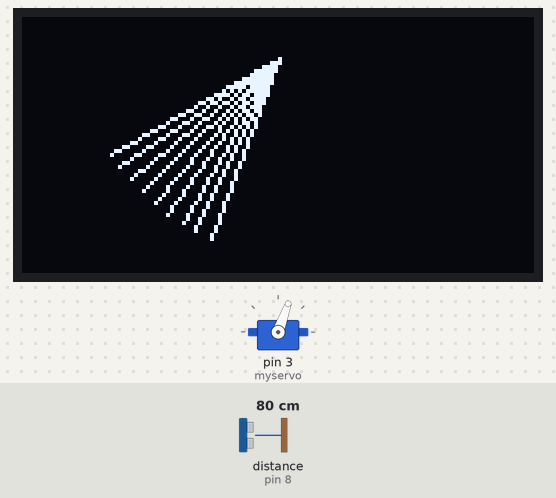
Bench run of a sketch on a simulated Arduino Uno, built with avr-gcc and run on an emulated ATmega328P. Shown: servo, 128×64 one-colour display. Wiring (inferred from the names in the program): ultrasonic range finder: trigger pin 9; echo pin 8. Inputs (shaded band) come from the test bench; at power-on: distance to the obstacle (sensor on pin 8) 80 cm. The echo pulse lasts 58.3 µs per cm; the display library's start-up logo is not drawn; what the sketch prints to the serial monitor is not drawn.

Above: at 1.2 s.
1.3 s: distance to the obstacle (sensor on pin 8) set to 2 cm
At 1.95 s:
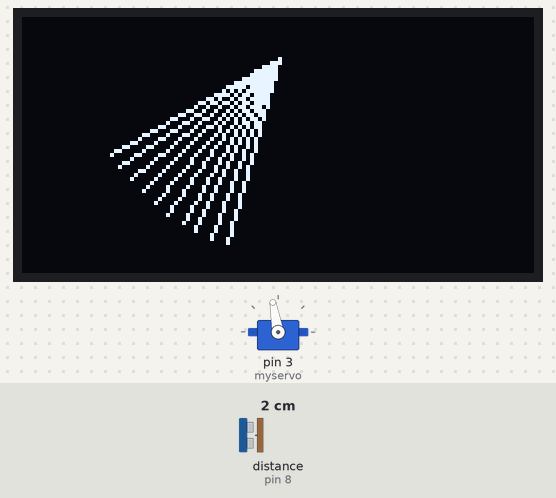
3.1 s: distance to the obstacle (sensor on pin 8) set to 18 cm
At 5.39 s:
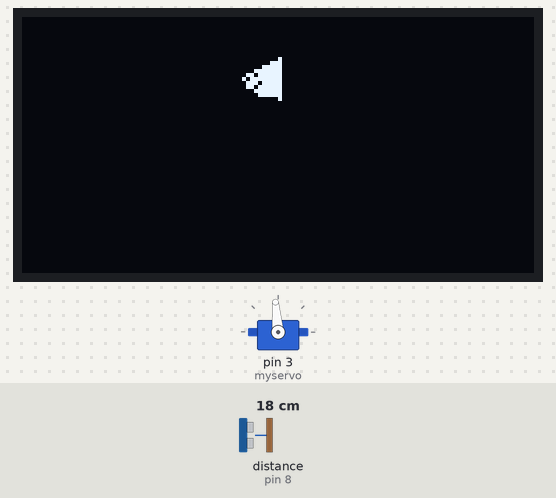
5.4 s: distance to the obstacle (sensor on pin 8) set to 4 cm
At 10.6 s:
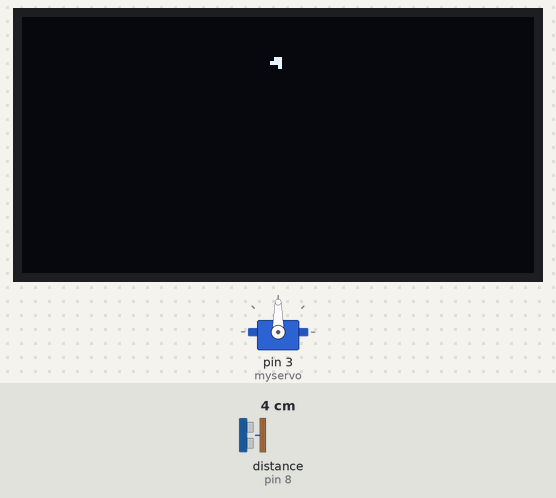
Timing chart, 0 to 14.4 s (numbered marks = the images above; inputs shaded):
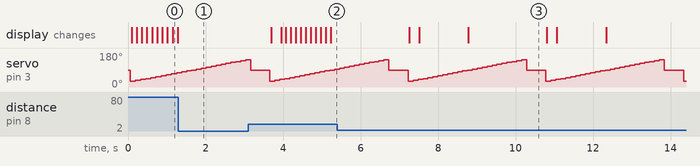

Measured:
- after the input at 3.1 s, the display: first changes after 0.59 s (image 2 shows a later state)

The sketch:

us-radar-scanner-002.ino
```cpp
#include <Servo.h>
#include <Wire.h>
#include <Adafruit_GFX.h>
#include <Adafruit_SSD1306.h>

#define SCREEN_WIDTH 128 // OLED display width, in pixels
#define SCREEN_HEIGHT 64 // OLED display height, in pixels

// Declaration for an SSD1306 display connected to I2C (SDA, SCL pins)
#define OLED_RESET    -1 // Reset pin # (or -1 if sharing Arduino reset pin)
Adafruit_SSD1306 display(SCREEN_WIDTH, SCREEN_HEIGHT, &Wire, OLED_RESET);

Servo myservo;
int Echo = 8;
int Trig = 9;

void setup() {
  myservo.attach(3);
  Serial.begin(9600);
  pinMode(Echo, INPUT);
  pinMode(Trig, OUTPUT);
  Serial.println("Ok");

  if(!display.begin(SSD1306_SWITCHCAPVCC, 0x3C)) { // Address 0x3C for 128x32
    Serial.println(F("SSD1306 allocation failed"));
    for(;;); // Don't proceed, loop forever
  }
  // Show initial display buffer contents on the screen --
  // the library initializes this with an Adafruit splash screen.
  display.display();
  // Clear the buffer
  display.clearDisplay();
}

void loop() {
  Serial.println("Scan");
  display.clearDisplay();
  myservo.write(90);
  for (int i = 30; i < 150; i = i + 5) {
    myservo.write(i);
    int d = readDistanza();
    d = map(d, 0, 100, 0, 60);

    float a = PI * (float)i / 180.0f;

    int xl = 64 - cos(a) * d;
    int yl = 10 + sin(a) * d;

    display.drawLine(64, 10, xl, yl, WHITE);
    display.display();
    delay(100);
    Serial.println(d);
  }
  myservo.write(90);
  delay(500);
}

int readDistanza() {
  digitalWrite(Trig, LOW);
  delayMicroseconds(2);
  digitalWrite(Trig, HIGH);
  delayMicroseconds(20);
  digitalWrite(Trig, LOW);
  float d = pulseIn(Echo, HIGH);
  d = d / 58;
  return (int)d;
}
```
